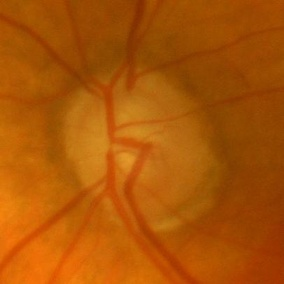
#> input picture Im004_ACRIMA.jpg, 284 x 284 px, shrunk from 406 x 406 before the run
$ jupyter execute P5_PDI.ipynb
#> lines starting #> are read from the running program, lines starting #| are printed output that depends on the picture
# Práctica 5 - Mejorar calidad (iluminación) de una imagen a color con ecualización V

**Algoritmo para mejorar imágenes a color**

1. **Análisis inicial**:
    - Descomponer la imagen en sus canales RGB.
    - Evaluar los histogramas de cada canal para identificar subutilización.
2. **Conversión al espacio HSV**:
    - Convertir la imagen RGB a HSV para separar la luminosidad del color.
3. **Ecualización del canal V**:
    - Aplicar una ecualización del histograma únicamente en el canal V.
    - Aumentar el contraste sin modificar H y S.
4. **Reconversión a RGB**:
    - Convertir la imagen mejorada en HSV de vuelta al espacio RGB.
5. **Resultado final**:
    - Comparar la imagen original y la mejorada, evaluando la preservación de colores y el aumento en el contraste.

[cell 1]
#importamos las librerías a utilizar
import cv2
import matplotlib.pyplot as plt

[cell 2]
#cargamos la imgen a la cual se hará la modificación
img_bgr1 = cv2.imread('Im004_ACRIMA.jpg')
#> img_bgr1 is the input picture: shape (284, 284, 3); mean B, G, R 5.9, 84.9, 171.2
img_bgr1 = cv2.cvtColor(img_bgr1, cv2.COLOR_BGR2RGB)

[cell 3]
#convertimos a HSV
img_hsv = cv2.cvtColor(img_bgr1, cv2.COLOR_RGB2HSV)
#> img_hsv: shape (284, 284, 3); mean H, S, V 14.3, 246.9, 171.2
#separamos los canales H, S y V
img_h, img_s, img_v = cv2.split(img_hsv)

[cell 4]
#ecualizamos solo el canal de valor (v)
img_v_eq = cv2.equalizeHist(img_v)
#combinamos los canales con el V ya ecualizado
img_hsv_eq = cv2.merge((img_h, img_s, img_v_eq))
#> img_hsv_eq: shape (284, 284, 3); mean H, S, V 14.3, 246.9, 129.1
#convertimos a BGR y luego a RGB para visualizarlo
img_bgr_eq = cv2.cvtColor(img_hsv_eq, cv2.COLOR_HSV2BGR)#convertimos a BGR
img_rgb_eq = cv2.cvtColor(img_bgr_eq, cv2.COLOR_BGR2RGB)#LUEGO A RGB

[cell 5]
#mostramos la  imagen original y la mejorada
plt.figure(figsize=(10,10))
plt.subplot(1,2,1)
plt.title('Imagen original')
plt.axis('off')
plt.imshow(img_bgr1)

plt.subplot(1,2,2)
plt.title('Imagen con ecualización V')
plt.imshow(img_rgb_eq)
plt.axis('off')

## Aplicación a otras dos imágenes médicas

[cell 6]
#cargamos las imagenes a las cuales se hará la modificación
#Imagen 1
img_bgr_med1 = cv2.imread('polyp_colonic.jpg')
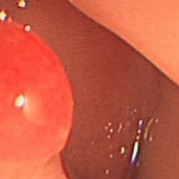
#> input picture polyp_colonic.jpg, 179 x 179 px, shrunk from 256 x 256 before the run
#> img_bgr_med1 is the input picture: shape (179, 179, 3); mean B, G, R 66.9, 90, 198.4
img_bgr_med1 = cv2.cvtColor(img_bgr_med1, cv2.COLOR_BGR2RGB)
#Imagen 2
img_bgr_med2 = cv2.imread('esophagus_endoscopy.jpg')
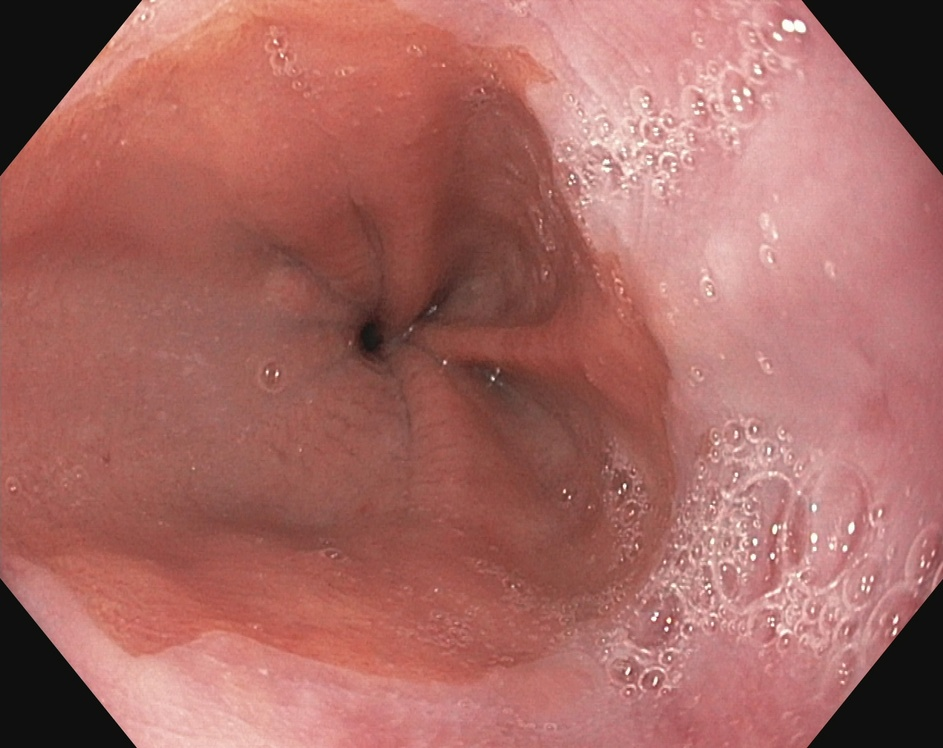
#> input picture esophagus_endoscopy.jpg, 943 x 748 px, shrunk from 1349 x 1071 before the run
#> img_bgr_med2 is the input picture: shape (748, 943, 3); mean B, G, R 99.8, 105.6, 167.8
img_bgr_med2 = cv2.cvtColor(img_bgr_med2, cv2.COLOR_BGR2RGB)

Para no repetir lo mismo, generamos una función que lleva por nombre ecualizacion_V, la cual incluye el mismo proceso que se aplicó a la primera imagen:

* Conversión a HSV de la imagen original
* Separación de los canales H, S y V
* Ecualización del canal V
* Aplicación del canal V con el resto de canales
* Conversión a BGR y luego a RGB
* Visualización RGB

[cell 7]
def ecualizacion_V(img):
  img_bgr = img
  #convertimos a HSV
  img_hsv = cv2.cvtColor(img_bgr, cv2.COLOR_RGB2HSV)
#> img_hsv: shape (179, 179, 3); mean H, S, V 6.5, 168.8, 198.4
  #separamos los canales H, S y V
  img_h, img_s, img_v = cv2.split(img_hsv)
#> img_h: shape (179, 179)
#> img_s: shape (179, 179)
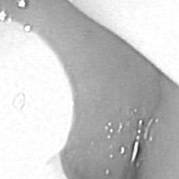
#> img_v: shape (179, 179); min 40, max 255, mean 198.4
  #ecualizamos solo el canal de valor (v)
  img_v_eq = cv2.equalizeHist(img_v)
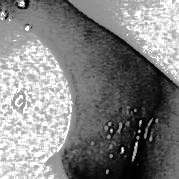
#> img_v_eq: shape (179, 179); min 0, max 255, mean 130.6
  #combinamos los canales con el V ya ecualizado
  img_hsv_eq = cv2.merge((img_h, img_s, img_v_eq))
#> img_hsv_eq: shape (179, 179, 3); mean H, S, V 6.5, 168.8, 130.6
  #convertimos a BGR y luego a RGB para visualizarlo
  img_bgr_eq = cv2.cvtColor(img_hsv_eq, cv2.COLOR_HSV2BGR)#convertimos a BGR
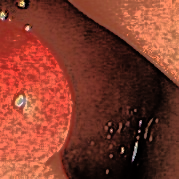
#> img_bgr_eq: shape (179, 179, 3); mean B, G, R 43.4, 59.1, 130.6
  img_rgb_eq = cv2.cvtColor(img_bgr_eq, cv2.COLOR_BGR2RGB)#LUEGO A RGB
#> img_rgb_eq: shape (179, 179, 3)
  #mostramos la  imagen original y la mejorada
  plt.figure(figsize=(10,10))
  plt.subplot(1,2,1)
  plt.title('Imagen original')
  plt.axis('off')

  plt.imshow(img_bgr)
  plt.subplot(1,2,2)
  plt.title('Imagen con ecualización V')
  plt.imshow(img_rgb_eq)
  plt.axis('off')

[cell 8]
#aplicamos la función a ambas imágenes médicas
ecualizacion_V(img_bgr_med1)

[cell 9]
ecualizacion_V(img_bgr_med2)
#> in ecualizacion_V (call 2), `img_hsv = cv2.cvtColor(img_bgr, cv2.COLOR_RGB2HSV)`: img_hsv: shape (748, 943, 3); mean H, S, V 19.8, 100.9, 167.8
#> in ecualizacion_V (call 2), `img_h, img_s, img_v = cv2.split(img_hsv)`:
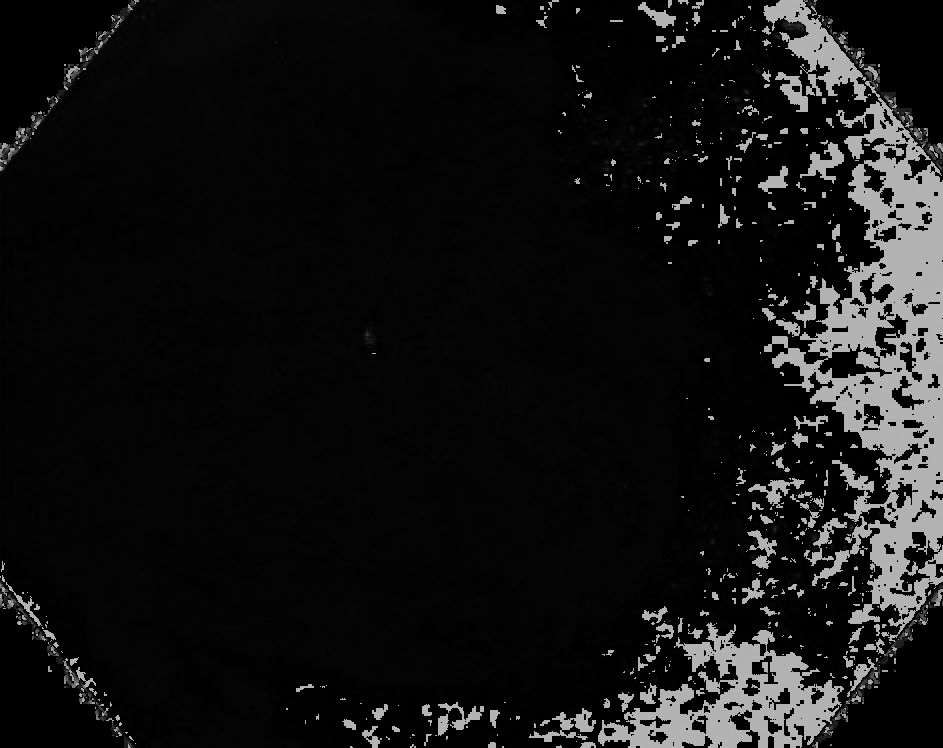
#> img_h: shape (748, 943); min 0, max 179, mean 19.8
#> in ecualizacion_V (call 2), `img_h, img_s, img_v = cv2.split(img_hsv)`:
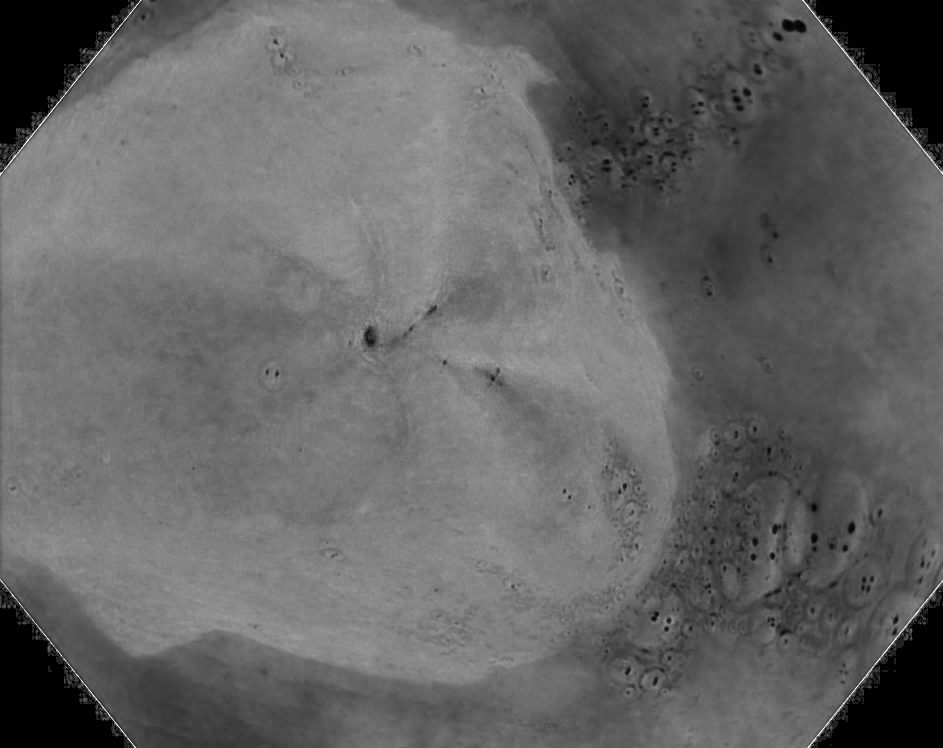
#> img_s: shape (748, 943); min 0, max 255, mean 100.9
#> in ecualizacion_V (call 2), `img_h, img_s, img_v = cv2.split(img_hsv)`:
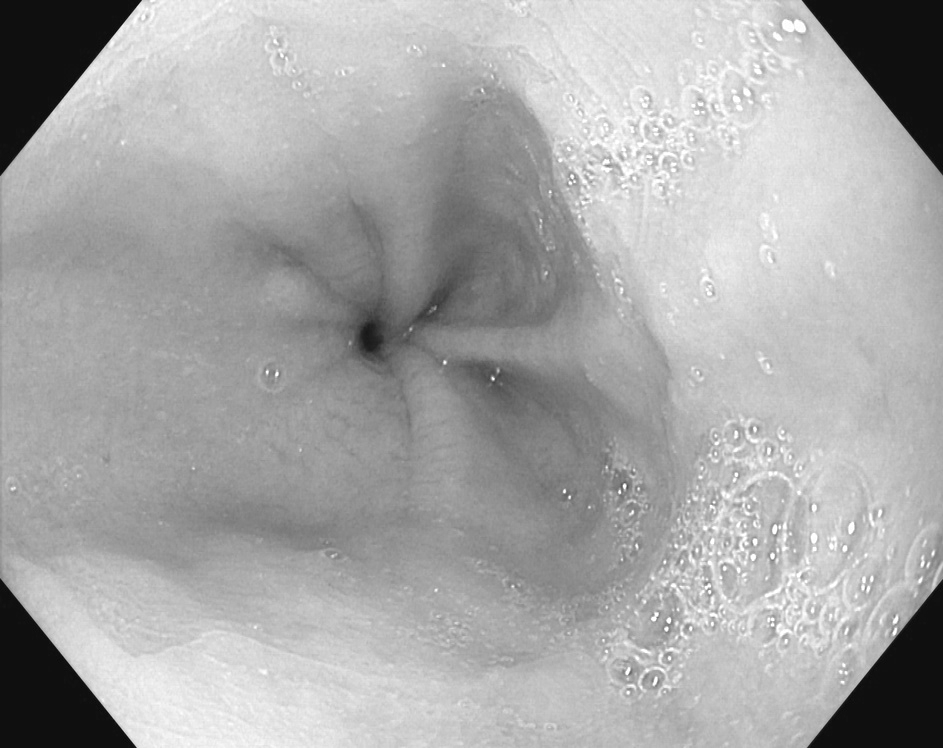
#> img_v: shape (748, 943); min 6, max 255, mean 167.8
#> in ecualizacion_V (call 2), `img_v_eq = cv2.equalizeHist(img_v)`:
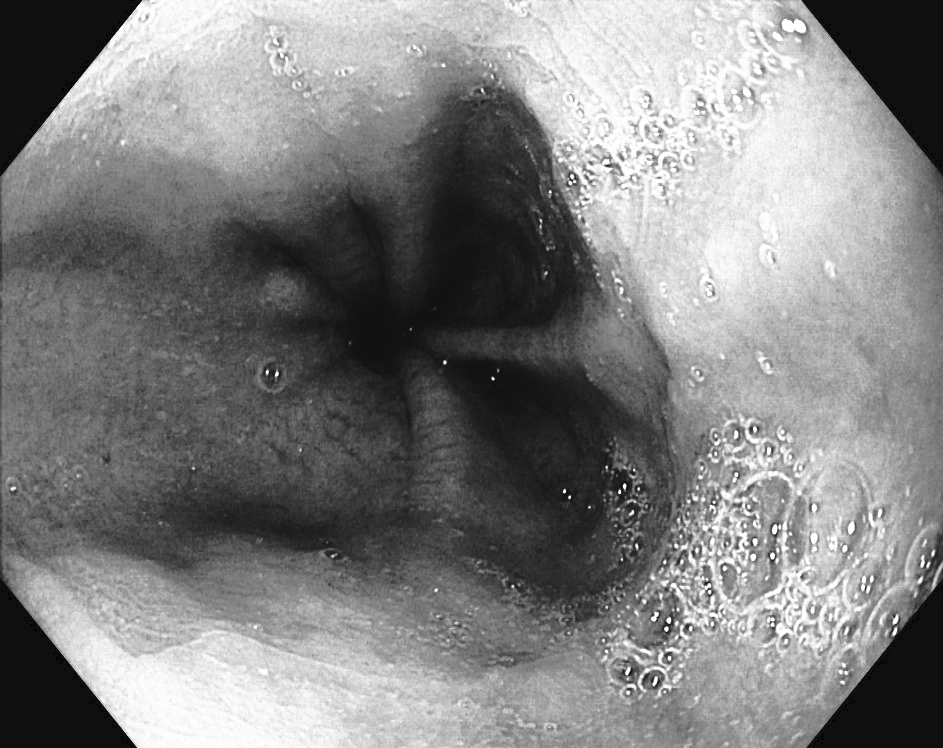
#> img_v_eq: shape (748, 943); min 0, max 255, mean 128.9
#> in ecualizacion_V (call 2), `img_hsv_eq = cv2.merge((img_h, img_s, img_v_eq))`: img_hsv_eq: shape (748, 943, 3); mean H, S, V 19.8, 100.9, 128.9
#> in ecualizacion_V (call 2), `img_bgr_eq = cv2.cvtColor(img_hsv_eq, cv2.COLOR_HSV2BGR)#convertimos a..`:
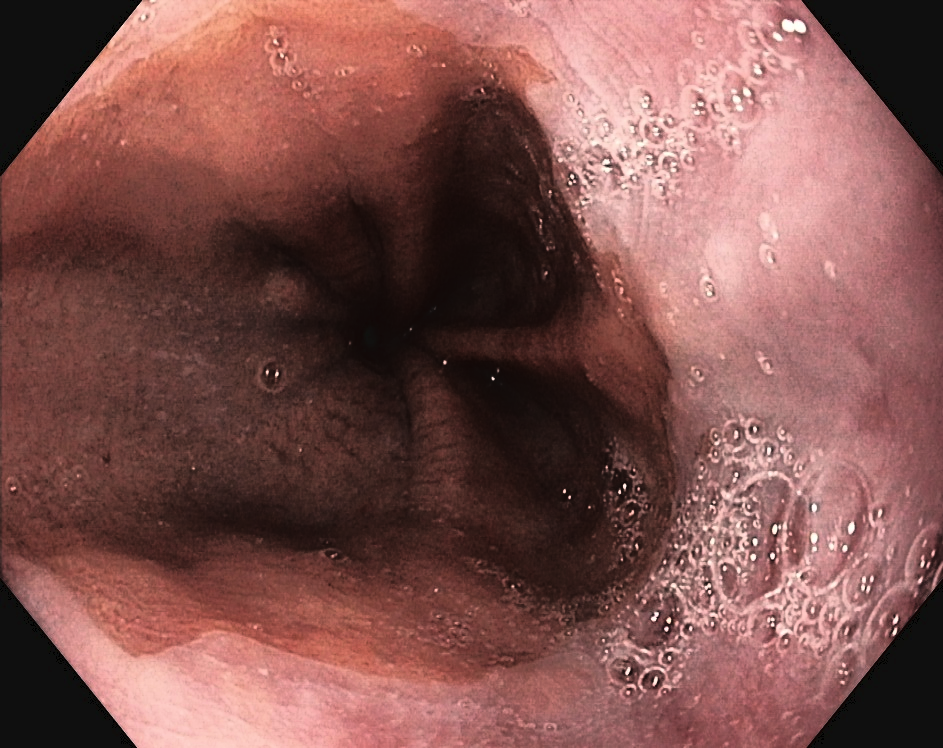
#> img_bgr_eq: shape (748, 943, 3); mean B, G, R 79, 82.9, 128.9
